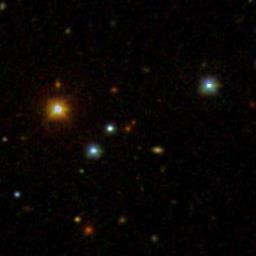
#> input picture Modelo_2.0/data/raw/galaxy/galaxy_1139.jpg, 256 x 256 px
$ python -i crop_and_pad.py   (imports and definitions only)
#> lines starting #> are read from the running program, lines starting #| are printed output that depends on the picture
#> further down, picture is the input picture: PIL image 256x256 RGB; mean R, G, B 8.4, 5.5, 4.3
from PIL import Image


IMAGE_SIZE = 224
CENTER_CROP_RATIO = 0.70
GRAY_FILL = (128, 128, 128)


def crop_and_pad_image(
    image,
    image_size=IMAGE_SIZE,
    center_crop_ratio=CENTER_CROP_RATIO,
    fill=GRAY_FILL,
):
#> called with image_size = 224, center_crop_ratio = 0.7, fill = (128, 128, 128)
    image = image.convert("RGB").resize(
        (image_size, image_size),
        Image.Resampling.BILINEAR,
    )

    crop_margin = int(
        round(
            image_size *
            (1.0 - center_crop_ratio) /
            2.0
        )
    )

    cropped = image.crop(
        (
            crop_margin,
            crop_margin,
            image_size - crop_margin,
            image_size - crop_margin,
        )
    )
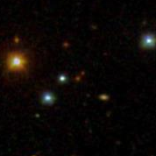
#> cropped: PIL image 156x156 RGB; mean R, G, B 11.7, 7.7, 5.8

    padded = Image.new(
        "RGB",
        (image_size, image_size),
        fill,
    )
#> padded: PIL image 224x224 RGB; every value is 128

    offset = (
        (image_size - cropped.width) // 2,
        (image_size - cropped.height) // 2,
    )
#> offset = (34, 34)

    padded.paste(cropped, offset)
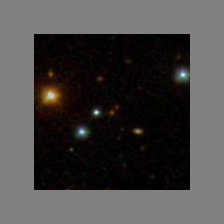
#> padded: PIL image 224x224 RGB; mean R, G, B 71.6, 69.6, 68.7

    return padded

>>> from PIL import Image
>>> picture = Image.open('../Modelo_2.0/data/raw/galaxy/galaxy_1139.jpg')
>>> result = crop_and_pad_image(picture)

$ run again, on Modelo_2.0/data/raw/galaxy/galaxy_1216.jpg
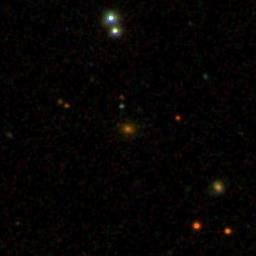
#> input picture Modelo_2.0/data/raw/galaxy/galaxy_1216.jpg, 256 x 256 px
#> picture is the input picture: PIL image 256x256 RGB; mean R, G, B 6, 4.1, 3.3
#> in crop_and_pad_image, `cropped = image.crop( ( crop_margin, crop_margin, image_size - crop_ma..`:
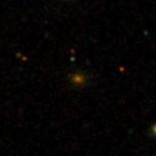
#> cropped: PIL image 156x156 RGB; mean R, G, B 5.6, 3.7, 3
#> in crop_and_pad_image, `padded.paste(cropped, offset)`:
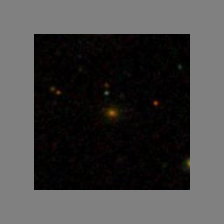
#> padded: PIL image 224x224 RGB; mean R, G, B 68.7, 67.7, 67.4

$ run again, on Modelo_2.0/data/raw/galaxy/galaxy_163.jpg
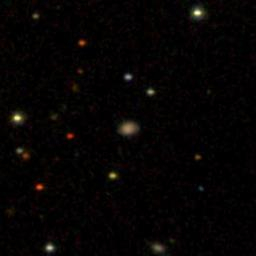
#> input picture Modelo_2.0/data/raw/galaxy/galaxy_163.jpg, 256 x 256 px
#> picture is the input picture: PIL image 256x256 RGB; mean R, G, B 5.8, 3.8, 3.3
#> in crop_and_pad_image, `cropped = image.crop( ( crop_margin, crop_margin, image_size - crop_ma..`:
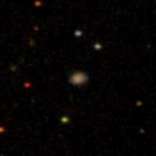
#> cropped: PIL image 156x156 RGB; mean R, G, B 5.8, 3.7, 3.3
#> in crop_and_pad_image, `padded.paste(cropped, offset)`:
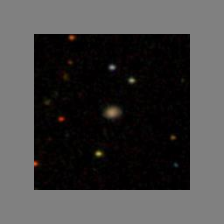
#> padded: PIL image 224x224 RGB; mean R, G, B 68.8, 67.7, 67.5

$ run again, on Modelo_2.0/data/raw/galaxy/galaxy_1822.jpg
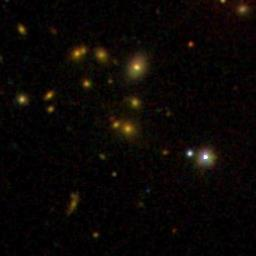
#> input picture Modelo_2.0/data/raw/galaxy/galaxy_1822.jpg, 256 x 256 px
#> picture is the input picture: PIL image 256x256 RGB; mean R, G, B 10.8, 7.2, 4.9
#> in crop_and_pad_image, `cropped = image.crop( ( crop_margin, crop_margin, image_size - crop_ma..`:
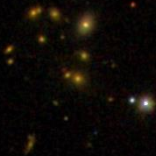
#> cropped: PIL image 156x156 RGB; mean R, G, B 14.6, 10.4, 6.4
#> in crop_and_pad_image, `padded.paste(cropped, offset)`:
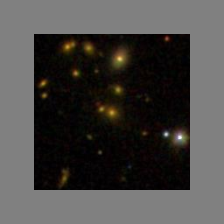
#> padded: PIL image 224x224 RGB; mean R, G, B 73, 71, 69
